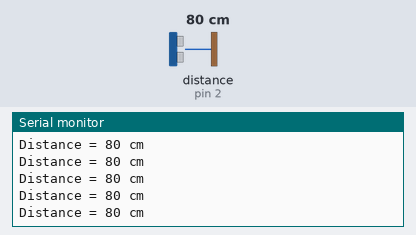
A sketch run on a simulated Arduino Uno, built with avr-gcc and run on an emulated ATmega328P. Shown: the last lines printed to the serial monitor. Wiring (inferred from the names in the program): ultrasonic range finder: trigger pin 3; echo pin 2. The inputs (shaded band) are chosen by the test bench; at power-on: distance to the obstacle (sensor on pin 2) 80 cm. The echo pulse lasts 58.3 µs per cm.

Above: at 1.2 s.
1.3 s: distance to the obstacle (sensor on pin 2) set to 2 cm
At 1.71 s:
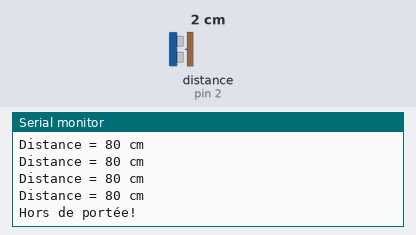
3.5 s: distance to the obstacle (sensor on pin 2) set to 4 cm
At 3.72 s:
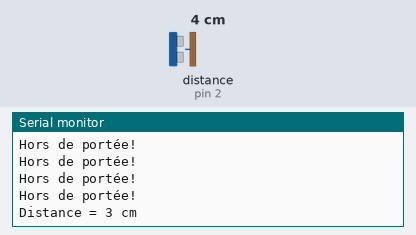
Timing chart, 0 to 6.5 s (numbered marks = the images above; inputs shaded):
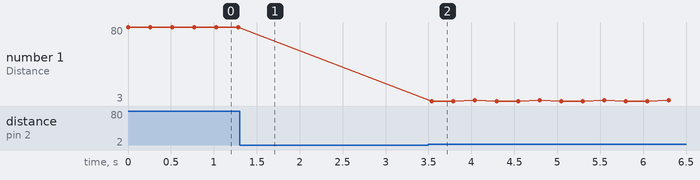

Measured:
- after the input at 1.3 s, the serial monitor: prints a new line after 0.23 s (image 1)
- after the input at 3.5 s, the serial monitor: prints a new line at once (image 2)
- plotted number 1: 80 → 4 after the input at 3.5 s

The sketch:

ultrasons_registres.ino
```cpp
#define ECHO   PD2   // Broche D2 -> bit 2 du port D
#define TRIG   PD3   // Broche D3 -> bit 3 du port D

void setup() {
  Serial.begin(115200);

  // Configuration des directions :
  DDRD &= ~(1 << ECHO);   // PD2 en entrée (ECHO)
  DDRD |=  (1 << TRIG);   // PD3 en sortie (TRIG)
}

int Distance_test() {
  // Envoi de l’impulsion TRIG (10 µs HIGH)
  PORTD &= ~(1 << TRIG);      // TRIG = 0
  _delay_us(2);
  PORTD |=  (1 << TRIG);      // TRIG = 1
  _delay_us(10);
  PORTD &= ~(1 << TRIG);      // TRIG = 0

  // Mesure du temps pendant lequel ECHO reste à 1
  unsigned long duration = 0;

  // Attente du front montant
  while (!(PIND & (1 << ECHO))) {}

  // Mesure pendant l’état HIGH
  unsigned long start = micros();
  while (PIND & (1 << ECHO)) {}
  unsigned long end = micros();

  duration = end - start;

  // Conversion en cm (durée / 58)
  float distance = duration / 58.0;
  return (int)distance;
}

void loop() {
  int Distance = Distance_test();

  if ((2 < Distance) && (Distance < 400)) {
    Serial.print("Distance = ");
    Serial.print(Distance);
    Serial.println(" cm");
  } else {
    Serial.println("Hors de portée!");
  }

  delay(250);
}
```
